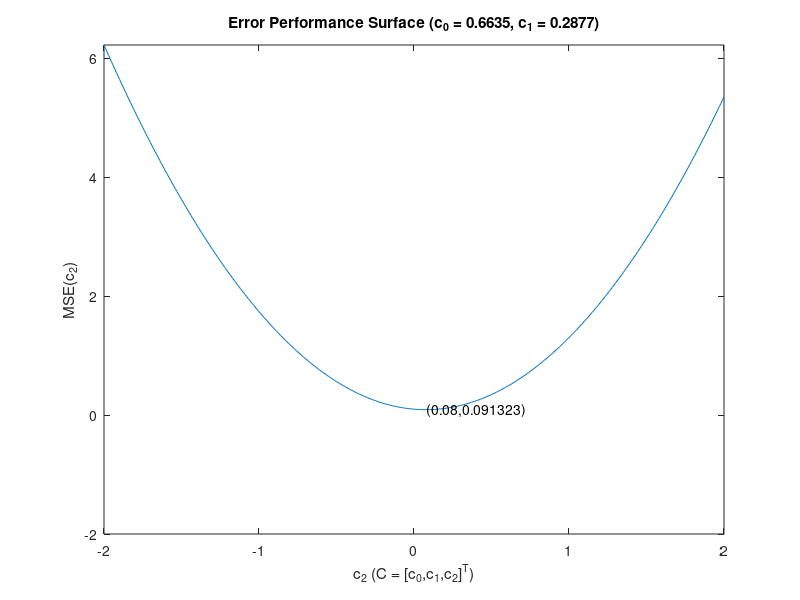

MATLAB code for this plot:
clc
clf
close all
clearvars

% same as part (a)
r0 = 1.42252;
r1 = -0.8772;
r2 = 0.216;

RXX = [r0,r1,r2;r1,r0,r1;r2,r1,r0];
RYY = 0.492;
RXY = [0.708;-0.24;0];
RYX = RXY';

c0 = 0.6635;
c1 = 0.2877;
c2 = 0.0767;
var = -2:0.01:2;
varlabel = 'c_2';

P = zeros(1,length(c0));

for i = 1:length(var)    
    C = [c0;c1;var(i)];
    P(i) = RYY+C'*RXX*C-RYX*C-C'*RXY;    
end

% find c0 and c1 that minimize P(C)
% Pmin = min(min(P));
% [c0ind,c1ind] = find(Pmin);
% c0opt = c0(c0ind);
% c1opt = c1(c1ind);

% plot error performance surface
minind = find(P == min(P));
plot(var,P)
% ,'-p','MarkerIndices',[minind],...
%     'MarkerFaceColor','red',...
%     'MarkerSize',15)
text(var(minind),P(minind),['(',num2str(var(minind)),',',num2str(P(minind)),')'])
ylim([-2 inf])
xlabel([varlabel,' (C = [c_0,c_1,c_2]^T)'])
ylabel(['MSE(',varlabel,')'])
title(['Error Performance Surface (c_0 = ',num2str(c0),', c_1 = ',num2str(c1),')'])